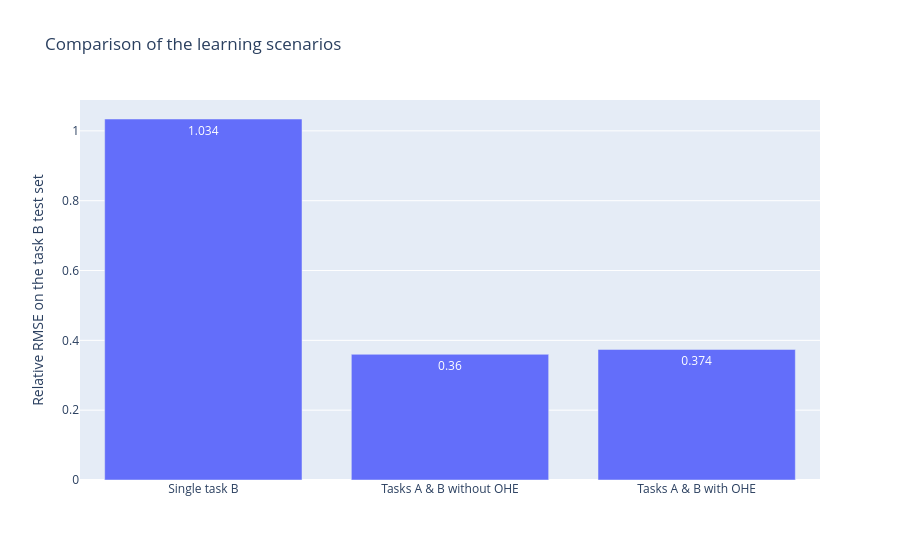

Source (notebook cell):
### Markdown cell above
## Comparison of the scenarios

The relative RMSE on the task B test set of the three models side by side.

### Code cell
# Comparison between the learning scenarios on the task B test set
fig = go.Figure([go.Bar(x=["Single task B", "Tasks A & B without OHE", "Tasks A & B with OHE"], y=[scen_1, scen_2, scen_3], text=[scen_1, scen_2, scen_3],textposition='auto',)])
fig.update_layout(yaxis=dict(title='Relative RMSE on the task B test set'), title='Comparison of the learning scenarios')
fig.show()

### Figure 1 — Plotly figure (JSON) as saved in the notebook; plotly's stock layout.template omitted (floating-point values rounded to 4 significant figures)
{"data": [{"text": ["1.034", "0.36", "0.374"], "textposition": "auto", "type": "bar", "x": ["Single task B", "Tasks A & B without OHE", "Tasks A & B with OHE"], "y": [1.034, 0.36, 0.374]}], "layout": {"title": {"text": "Comparison of the learning scenarios"}, "yaxis": {"title": {"text": "Relative RMSE on the task B test set"}}}}
